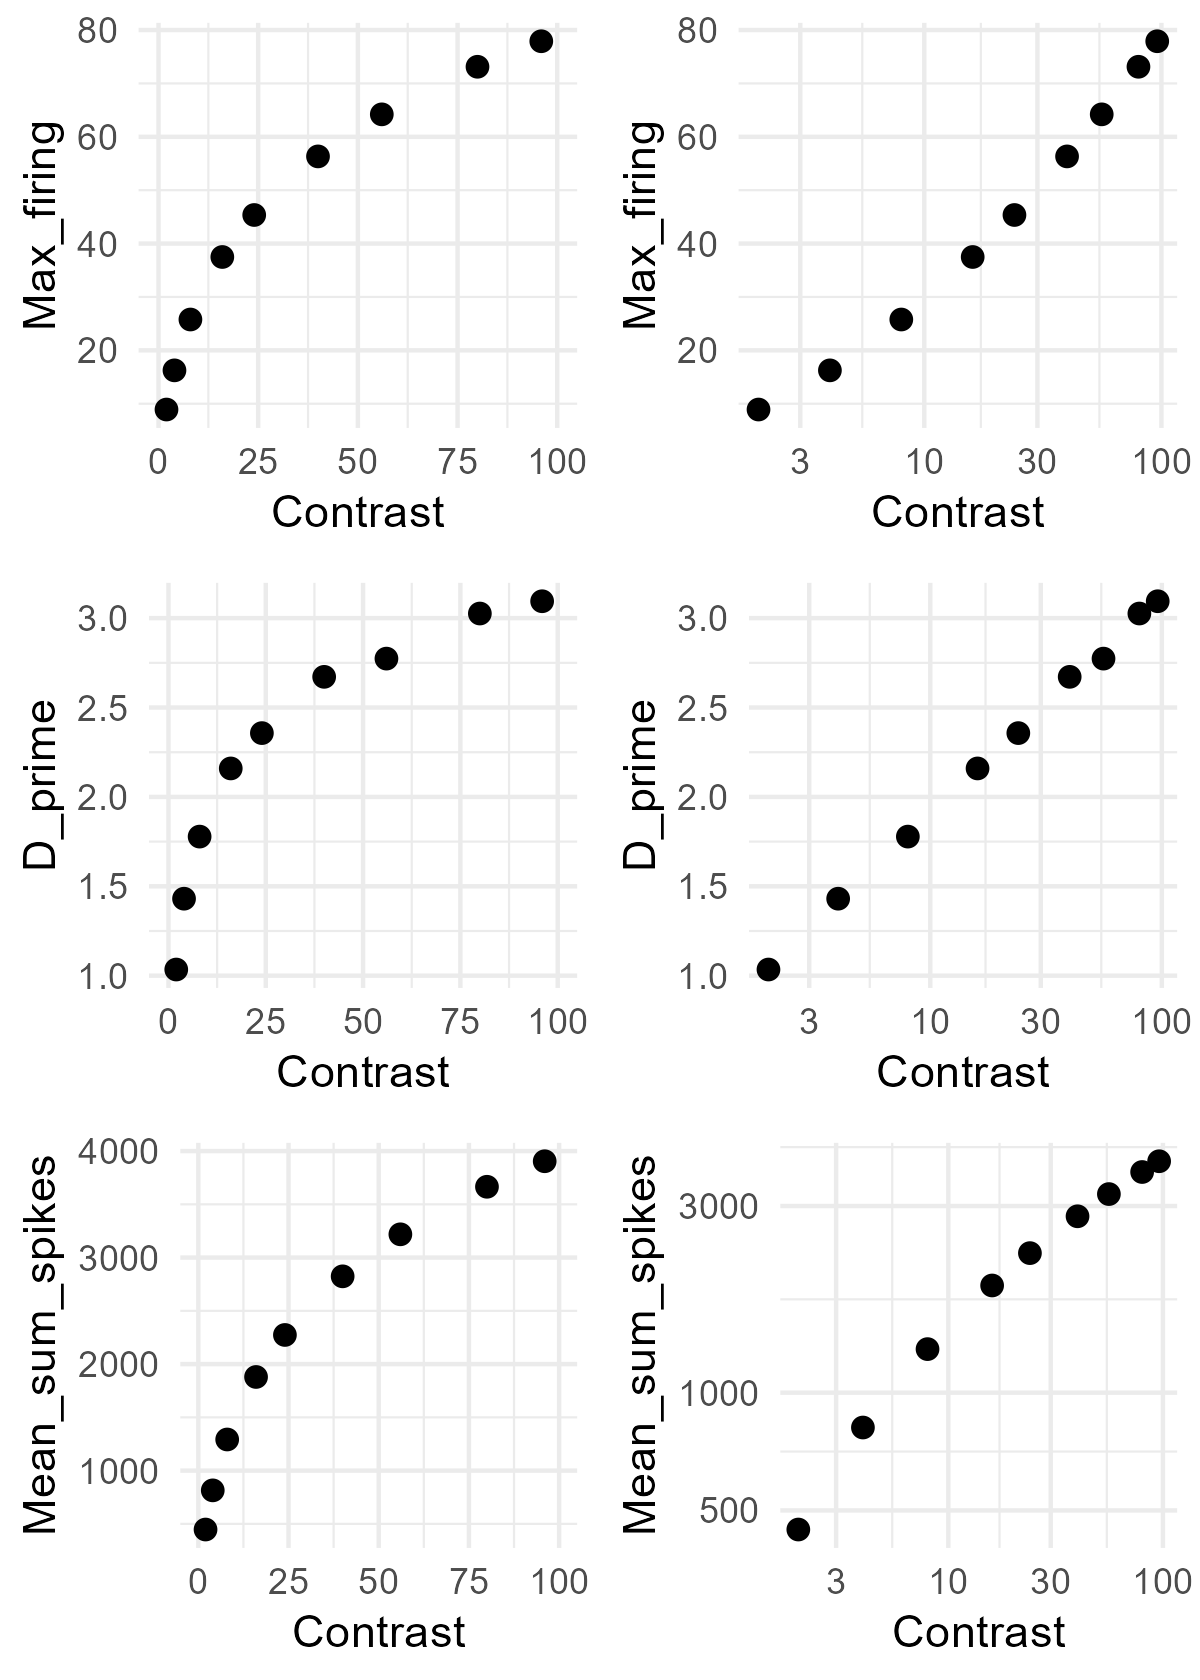

Write the R code that produced this figure.
# Simulation assuming log squared function on Liu et al. (2015, fig. 1A)

library(tidyverse)
library(doParallel)
library(foreach)

Contrast <- c(2, 4, 8, 16, 24, 40, 56, 80, 96)
a <- 2.2766
b <- 1.2853

Max_firing <- a * (log(Contrast) + b)^2
df_ah <- data.frame(Contrast, Max_firing)

g1 <- ggplot(df_ah, aes(x = Contrast, y = Max_firing)) +
  geom_point(size = 2) +
  coord_cartesian(xlim = c(0, 100)) +
  theme_minimal()
g1            

g2 <- ggplot(df_ah, aes(x = Contrast, y = Max_firing)) +
  geom_point(size = 2) +
  scale_x_log10() +
  theme_minimal()
g2 

### Simulation ###
cl <- makeCluster(parallel::detectCores() - 1)
registerDoParallel(cl)

n_neurons <- 180                                               # Number of neurons in the population
orientations <- seq(1, 180, by = 1)                            # Possible orientations (0 to 359 degrees)
preferred_orientations <-  seq(1, 180, length.out = n_neurons) # Preferred orientation of each neuron
max_firing_seq <- df_ah$Max_firing                             # Maximum firing rate of each neuron
contrast <-       df_ah$Contrast
tuning_width    <- 20                                          # Tuning width (standard deviation) of each neuron's response curve
n_trials <- 10000

all_results <- list()

for (max_firing_rate in max_firing_seq) {
  
  cat("Running max firing rate =", max_firing_rate, "\n")
  
  tuning_curves <- matrix(0, nrow = n_neurons, ncol = length(orientations))
  
  for (i in 1:n_neurons) {
    tuning_curves[i, ] <- max_firing_rate * exp(
      -0.5 * (
        pmin(abs(orientations - preferred_orientations[i]),
             180 - abs(orientations - preferred_orientations[i]))^2
      ) / tuning_width^2
    )
  }
  
  # ---- 90 ----
  responses_90 <- foreach(
    i = 1:n_trials,
    .combine = rbind,
    .packages = "stats"
  ) %dopar% {
    
    input_90 <- rnorm(n_trials, 90, 0)
    idx <- round(input_90[i]) + 1
    idx <- pmin(pmax(idx, 1), 180)
    
    mu <- tuning_curves[, idx]
    mu[mu == 0] <- 1e-8
    
    resp <- rnbinom(n_neurons, size = 1000000, mu = mu)
    
    cbind(resp,
          neuron = seq_len(n_neurons),
          stim = 90,
          trial = i,
          maxFR = max_firing_rate)
  }
  
  # ---- 91 ----
  responses_91 <- foreach(
    i = 1:n_trials,
    .combine = rbind,
    .packages = "stats"
  ) %dopar% {
    
    input_91 <- rnorm(n_trials, 91, 0)
    idx <- round(input_91[i]) + 1
    idx <- pmin(pmax(idx, 1), 180)
    
    mu <- tuning_curves[, idx]
    mu[mu == 0] <- 1e-8
    
    resp <- rnbinom(n_neurons, size = 1000000, mu = mu)
    
    cbind(resp,
          neuron = seq_len(n_neurons),
          stim = 91,
          trial = i,
          maxFR = max_firing_rate)
  }
  
  df_tmp <- as.data.frame(rbind(responses_90, responses_91))
  colnames(df_tmp) <- c("Spikes", "Neuron", "Stimulus", "Trial", "Contrast")
  
  all_results[[as.character(max_firing_rate)]] <- df_tmp
}

df <- do.call(rbind, all_results)
df$Contrast <- contrast[match(df$Contrast, max_firing_seq)]

### Visualization ###
df %>%
  group_by(Stimulus, Contrast, Trial) %>%
  summarise(Sum_spikes = sum(Spikes), .groups = "drop") -> df_sum

g3 <- ggplot(df_sum, aes(x = Sum_spikes, color = factor(Contrast))) +
  geom_density(alpha = 0.2, linewidth = 1) +
  theme_classic() +
  labs(
    x = "Sum of spikes",
    y = "Density",
    color = "Max firing rate",
    fill =  "Max firing rate"
  )
g3

df_sum %>%
  group_by(Contrast) %>%
  summarise(Mean_sum_spikes = mean(Sum_spikes),
            SD_sum_spikes = sd(Sum_spikes), .groups = "drop") -> df_summary

df_summary %>%
  ggplot(aes(x = Contrast, y = Mean_sum_spikes)) +
  geom_point(size = 2) +
  coord_cartesian(xlim = c(0, 100)) +
  theme_minimal() -> g4
g4

df_summary %>%
  ggplot(aes(x = Contrast, y = Mean_sum_spikes)) +
  geom_point(size = 2) +
  scale_x_log10() +
  scale_y_log10() +
  theme_minimal() -> g5
g5

df_summary %>%
  ggplot(aes(x = Contrast, y = SD_sum_spikes)) +
  geom_point(size = 2) +
  coord_cartesian(xlim = c(0, 100)) +
  theme_minimal() -> g6
g6

df_summary %>%
  ggplot(aes(x = Contrast, y = SD_sum_spikes)) +
  geom_point(size = 2) +
  scale_x_log10() +
  theme_minimal() -> g7
g7

df %>%
  filter(Neuron %in% c(90, 91)) %>%
  pivot_wider(names_from = Neuron, values_from = Spikes) %>%
  ggplot(aes(x = `90`, y = `91`, color = factor(Stimulus))) +
  geom_point(size = 2, alpha = 0.2) +
  labs(x = "Neuron 90", y = "Neuron 91") +
  coord_cartesian(xlim = c(0, 100), ylim = c(0, 100)) +
  theme_minimal() +
  facet_wrap(. ~ Contrast) -> g8
# g8

# sanity check for fano factor 
df %>%
  group_by(Contrast, Stimulus, Neuron) %>%
  summarise(
    mean_spikes = mean(Spikes),
    var_spikes  = var(Spikes),
    fano = var_spikes / mean_spikes,
    .groups = "drop"
  ) %>%
  filter(mean_spikes > 0) %>%
  group_by(Contrast, Stimulus) %>%
  summarise(
    mean_mean_spikes = mean(mean_spikes, na.rm = TRUE),
    mean_var_spikes = mean(var_spikes),
    mean_fano = mean(fano, na.rm = TRUE), # average across neurons
    sd_fano   = sd(fano, na.rm = TRUE),   # sd across neurons
    .groups = "drop")

### Linear Fisher information ###
df_wide <- df %>%
  pivot_wider(
    id_cols = c(Trial, Contrast, Stimulus),
    names_from = Neuron,
    values_from = Spikes)

df_wide$Stimulus_bin <- ifelse(df_wide$Stimulus == 90, 1, 0)

compute_lfi <- function(data, lambda = 1e-6) {
  
  neurons <- grep("^[0-9]+$", colnames(data), value = TRUE)  
  
  data0 <- data[data$Stimulus_bin == 0, neurons]
  data1 <- data[data$Stimulus_bin == 1, neurons]
  
  mu0 <- colMeans(data0)
  mu1 <- colMeans(data1)
  
  df <- mu1 - mu0
  
  Sigma0 <- cov(data0)
  Sigma1 <- cov(data1)
  Sigma  <- (Sigma0 + Sigma1) / 2
  
  p <- length(neurons)              # 逆行列を安定化させる処理 (ニューロン間の相関を少し弱める)
  Sigma <- Sigma + lambda * diag(p) # Ridge正則化, Tikhonov regularization (小さい固有値を持ち上げる)
  
  I <- as.numeric(t(df) %*% solve(Sigma) %*% df) # LFI
  I_per_neuron <- I / p
  
  return(I_per_neuron)
}

maxFR_values <- sort(unique(df_wide$Contrast))

lfi_results <- data.frame(
  Contrast = numeric(),
  LFI_per_neuron = numeric()
)

for (maxFR in maxFR_values) {
  df_sub <- df_wide[df_wide$Contrast == maxFR, ]
  lfi_value <- compute_lfi(df_sub)
  lfi_results <- rbind(lfi_results,
                       data.frame(Contrast = maxFR,
                                  LFI_per_neuron = lfi_value))
}

lfi_results$Contrast <- contrast
print(lfi_results)

lfi_results %>%
  ggplot(aes(x = Contrast, y = LFI_per_neuron)) +
  geom_point(size = 2) +
  coord_cartesian(xlim = c(0, 100)) +
  theme_minimal() -> g9
g9

### Decoding with logistic regression ###
run_logistic_cv_parallel <- function(data, k = 5, ncores = detectCores() - 1) {
  
  predictors <- grep("^[0-9]+$", colnames(data), value = TRUE)  
  n <- nrow(data)
  
  set.seed(123)
  folds <- sample(rep(1:k, length.out = n))
  
  cl <- makeCluster(ncores)
  registerDoParallel(cl)
  
  acc <- foreach(i = 1:k, .combine = c) %dopar% {
    
    train <- data[folds != i, ]
    test  <- data[folds == i, ]
    
    model <- glm(
      Stimulus_bin ~ .,
      data = train[, c("Stimulus_bin", predictors)],
      family = binomial
    )
    
    prob <- predict(model, newdata = test, type = "response")
    pred <- ifelse(prob > 0.5, 1, 0)
    
    mean(pred == test$Stimulus_bin)
  }
  
  stopCluster(cl)
  
  mean(acc)
}

decoding_results <- data.frame(
  Contrast = numeric(),
  Decoding_accuracy = numeric()
)

for (maxFR in maxFR_values) {
  df_sub <- df_wide[df_wide$Contrast == maxFR, ]
  accuracy <- run_logistic_cv_parallel(df_sub, k = 5, ncores = detectCores() - 1)
  decoding_results <- rbind(decoding_results,
                            data.frame(Contrast = maxFR,
                                       Decoding_accuracy = accuracy))
}

decoding_results <- mutate(decoding_results, D_prime = qnorm(Decoding_accuracy) - qnorm(1 - Decoding_accuracy),
                           Contrast = contrast)
decoding_results

decoding_results %>%
  ggplot(aes(x = Contrast, y = D_prime)) +
  geom_point(size = 2) +
  coord_cartesian(xlim = c(0, 100)) +
  theme_minimal() -> g10
g10

decoding_results %>%
  ggplot(aes(x = Contrast, y = D_prime)) +
  geom_point(size = 2) +
  scale_x_log10() +
  theme_minimal() -> g11
g11

g <- cowplot::plot_grid(g1, g2, g10, g11, g4, g5, nrow = 3)
ggsave("log_squared.png", g, width = 4, height = 5.6, dpi = 300)
